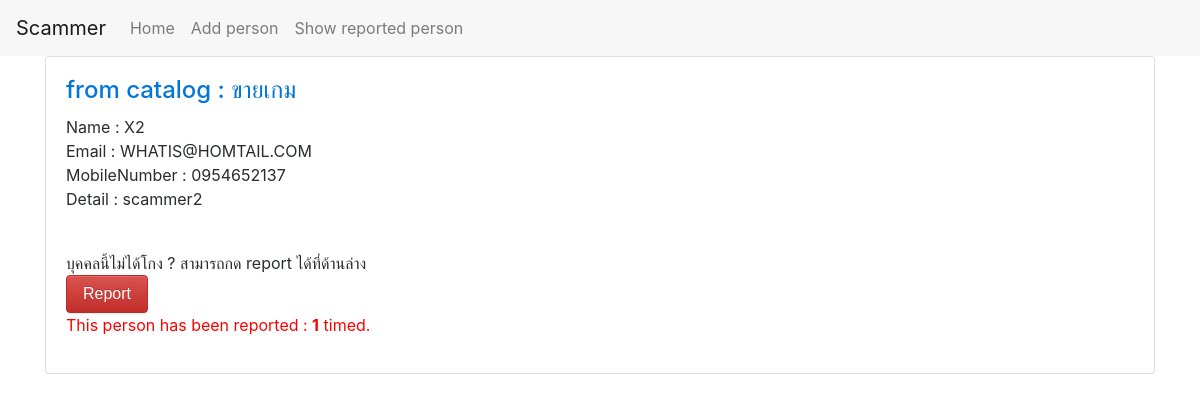
Before: /detail/9 with the older database file.
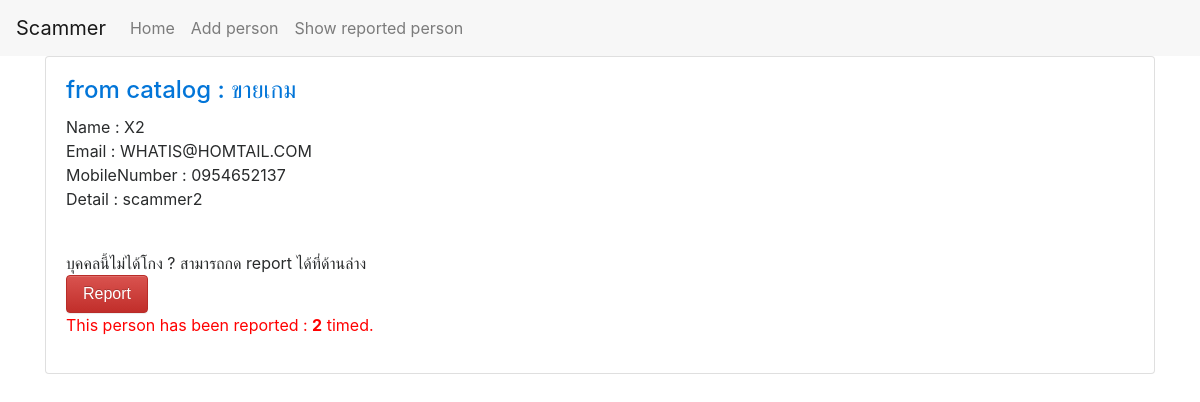
After: the same page with the newer database file.
### scammerlist/models.py (models this page shows, shortened)
class Person(models.Model):
    catalog = models.ForeignKey(Catalog, on_delete=models.CASCADE)
    name = models.CharField(max_length=200)
    email = models.CharField(max_length=200)
    mobile_number = models.CharField(max_length=10)
    detail = models.CharField(max_length=400)
    last_report_time = models.DateTimeField(default=timezone.now())

class Catalog(models.Model):
    type_cat = models.CharField(max_length=200)
    def __str__(self):
        return self.type_cat

### scammerlist/views.py (the view)
# urls.py: url(r'^detail/(?P<person_id>[0-9]+)$', views.persondetail, name='person_de'),
def persondetail(request,person_id):
    person = get_object_or_404(Person,pk=person_id)
    return render(request,"scammerlist/detail_sub.html",{"person":person})

### scammerlist/templates/scammerlist/detail_sub.html (shortened to what this page needs)
{% load static %}
<head>
<link rel="stylesheet" href="{% static 'css/bootstrap.min.css' %}">
<link rel="stylesheet" href="{% static 'css/bootstrap-theme.min.css' %}">
</head>
    {% block content %}
        {% include 'scammerlist/navbar.html' %}
    {% endblock %}
<div class="container">
    <div class="card">
    <div class="card-block">
        <a href="{% url 'listname' person.catalog.id %}"><h4 class="card-title">from catalog : {{ person.catalog }}</h4></a>
        <p class="card-text">
          Name : {{ person.name }}<br>
          Email : {{ person.email }}<br>
          MobileNumber : {{ person.mobile_number }}<br>
          Detail : {{ person.detail }}<br><br>
        </p>
           บุคคลนี้ไม่ได้โกง  ? สามารถกด report ได้ที่ด้านล่าง<br> <a href="{% url 'person_report' person.id %}"><input type="submit" class="btn btn-danger" id="report_btn" value="Report"></a>
           {% if person.report_set.count == 0 %}
           <br><p>This person has been reported :  {{ person.report_set.count }} timed.</p>
           {% else %}
           <p style="color:red">This person has been reported :  <b>{{ person.report_set.count }}</b> timed.</p>
           {% endif %}
      </div>
    </div>
</div>

Changed rows visible on the page:
changed Person "WHATIS@HOMTAIL.COM": report_set.count "1" → "2"
